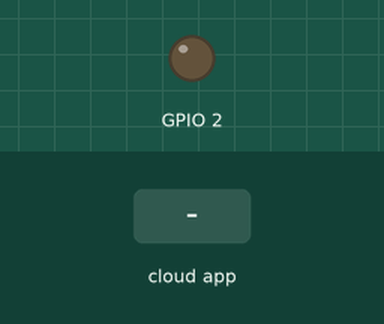
A sketch run on a simulated ESP8266 (NodeMCU). On the bench: output pins drawn as LEDs (lit = HIGH). The test bench sets the inputs (shaded band). WiFi joins after 1.5 s; servers stay silent unless stated; the Firebase database answers and starts empty; what the sketch prints to the serial monitor is not drawn.

Above: at 2.7 s.
2.8 s: the phone or cloud app sets number to 1
At 3.8 s:
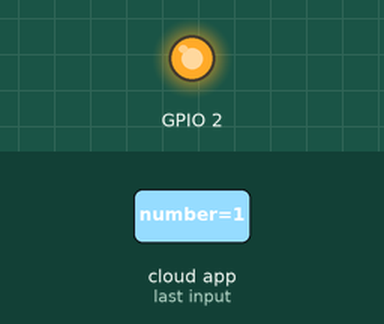
4.3 s: the phone or cloud app sets number to 0
At 5.6 s:
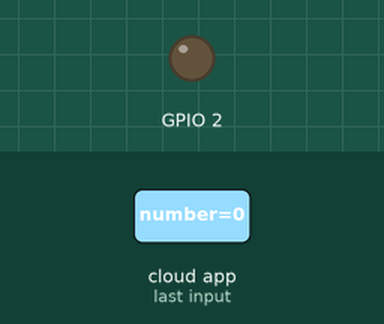
Timing chart, 0 to 7.3 s (numbered marks = the images above; inputs shaded):
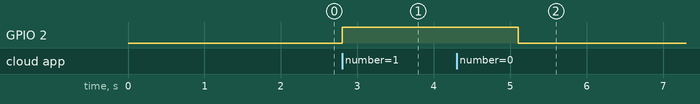

Measured:
- after the input at 2.8 s, GPIO 2: LOW → HIGH at once
- after the input at 4.3 s, GPIO 2: HIGH → LOW after 0.80 s

The sketch:

node_fire.ino
```cpp
#include <ESP8266WiFi.h>
#include <FirebaseArduino.h>

// Set these to run example.
#define FIREBASE_HOST "cloudstorerailway-default-rtdb.firebaseio.com"
#define FIREBASE_AUTH "HRZdnKL5V2DC5AXmWpAPavy3lrQgbIjX9tUp6yZl"
#define WIFI_SSID "Unique_Galaxy"
#define WIFI_PASSWORD "embedded@unique"

void setup() {
  pinMode(2, OUTPUT);
  Serial.begin(115200);
  WiFi.begin(WIFI_SSID, WIFI_PASSWORD);
  Serial.print("connecting");
  while (WiFi.status() != WL_CONNECTED) {
    Serial.print(".");
    delay(500);
  }
  Serial.println();
  Serial.print("connected: ");
  Serial.println(WiFi.localIP());

  Firebase.begin(FIREBASE_HOST, FIREBASE_AUTH);
}

int n;

void loop() {
  // set value
  // Firebase.setFloat("number", 42.0);
  // get   value
  n = Firebase.getInt("number");
  Serial.print("  Value  : ");
  Serial.println(n);
  if(n == 1){
    digitalWrite(2, HIGH);
  }
  else{
    digitalWrite(2, LOW);
  }

  delay(1000);
}
```
